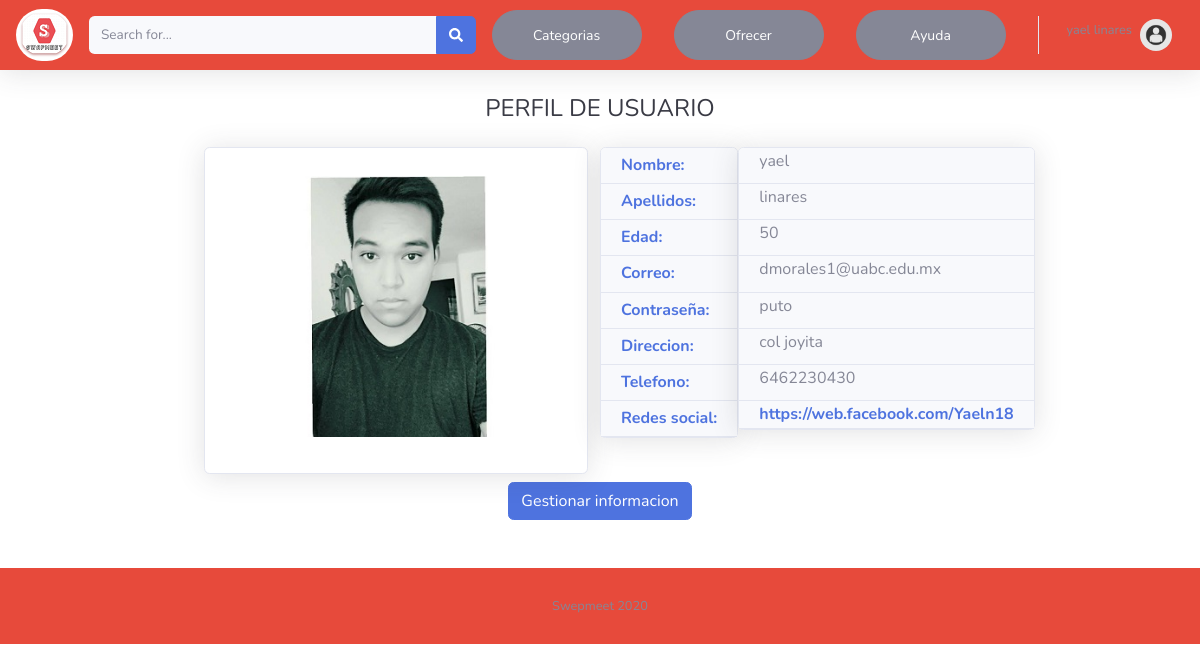
The page /user_profile.php (signed in) on the database its author committed.
### tables this page shows
CREATE TABLE `users_data` (
  `user_id` int(11) NOT NULL,
  `first_name` varchar(50) NOT NULL,
  `last_name` varchar(50) NOT NULL,
  `password` varchar(50) NOT NULL,
  `age` int(11) NOT NULL,
  `email` varchar(50) NOT NULL,
  `address` varchar(50) NOT NULL,
  `phone` varchar(20) DEFAULT NULL,
  `social_network` varchar(100) DEFAULT NULL,
  `img` varchar(30) DEFAULT NULL
);

### user_profile.php (the view, shortened to what this page needs)
<?php
include("conexiondb.php");
?>
<!DOCTYPE html>
<html lang="en">
<head>
    <link href="css/all.min.css" rel="stylesheet" type="text/css">
    <link href="css/sb-admin-2.min.css" rel="stylesheet">
</head>
<body id="page-top">
    <div id="content-wrapper" class="d-flex flex-column">
        <div id="content">
        <nav class="navbar navbar-expand navbar-light bg-danger topbar mb-4 static-top shadow">
          <a href="index.php">
            <img src="img/Slogo_b.png" style="border-radius: 35px;" >
          </a>
        <form action="index.php" method="GET" class="d-none d-sm-inline-block form-inline mr-auto ml-md-3 my-2 my-md-0 mw-100 navbar-search">
            <div class="input-group">
                <input type="text" name="q" class="form-control bg-light border-0 small" placeholder="Search for..." aria-label="Search" aria-describedby="basic-addon2">
                <div class="input-group-append">
                    <button type="submit" class="btn btn-primary" type="button">
                        <i class="fas fa-search fa-sm"></i>
                    </button>
                </div>
            </div>
        </form>
          <ul class="navbar-nav ml-auto">
             <li class="nav-item dropdown no-arrow mx-1">
              <a class="nav-link dropdown-toggle" href="#" id="alertsDropdown" role="button" data-toggle="dropdown" aria-haspopup="true" aria-expanded="false">
                <button type="button" class="btn btn-secondary btn-sm" style="border-radius: 25px;width : 150px; height: 50px">Categorias</button>
              </a>
            </li>
            <li class="nav-item dropdown no-arrow mx-1">
              <a class="nav-link dropdown-toggle" href="#" data-toggle="modal" data-target="#logoutModal">
               <button type="button" class="btn btn-secondary btn-sm" style="border-radius: 25px;width : 150px; height: 50px">Ofrecer</button>
              </a>
            </li>
              <li class="nav-item dropdown no-arrow mx-1">
                   <a href="help_support.php" class="nav-link dropdown-toggle">
                      <button  type="button" class="btn btn-secondary btn-sm" style="border-radius: 25px;width : 150px; height: 50px">Ayuda</button>
                  </a>
              </li>
            <?php
            if (isset($_SESSION['user_id'])) {
                $getUserQuery = 'SELECT first_name, last_name FROM users_data WHERE user_id='.$_SESSION['user_id'];
                $getUser = mysqli_query($conexion, $getUserQuery);
                $user = mysqli_fetch_assoc($getUser);
              ?>
                <li class="nav-item dropdown no-arrow">
                    <a class="nav-link dropdown-toggle" href="#" id="userDropdown" role="button" data-toggle="dropdown" aria-haspopup="true" aria-expanded="false">
                        <span class="mr-2 d-none d-lg-inline text-gray-600 small">
                            <label><?php echo $user['first_name']." ".$user['last_name'];?></label>
                        </span>
                        <img class="img-profile rounded-circle" src="img/user.jpg">
                    </a>
                </li>
            <?php } ?>
          </ul>
        </nav>
                    <div align="center">
                        <h1 class="h4 text-gray-900 mb-4">PERFIL DE USUARIO</h1>
                        <?php
                              $getUserQuery = 'SELECT * FROM users_data WHERE user_id='.$_SESSION['user_id'];
                                $getUser = mysqli_query($conexion, $getUserQuery);
                                  $user = mysqli_fetch_assoc($getUser);
                              ?>
	                          <div class="row">
	                          	 	<div class="col-lg-2 ">
	                          	 	</div>
	                                <div class="col-lg-4 ">
	                                    <div class="card shadow mb-2 text-center">
	                                        <div class="card-body">
	                                           <div class="text-center">
                                              <?php if(empty($user['img'])){
                                                ?><img class="img-fluid px-2 px-sm-4 mt-2 mb-3" style="width: 19.3rem;" src="img/user.jpg" alt="">
                                             <?php }else{ ?>
	                       <img class="img-fluid px-2 px-sm-4 mt-2 mb-3" style="width: 19.3rem;" src="<?php echo $user['img'];?>" alt="">
                          <?php } ?>
	                                           </div>
	                                       </div>
	                                   </div>
	                              </div>
	                              <div class="col-mb-2 ">
	              							<div class="card shadow mb-1 text-left">
	                                    			<div class="card-header py-2">
	                                         			<h6 class="m-0 font-weight-bold text-primary">Nombre:</h6>
	                                    			</div>
	                                    			<div class="card-header py-2">
	                                         			<h6 class="m-0 font-weight-bold text-primary">Apellidos:</h6>
	                                    			</div>
	                                     			<div class="card-header py-2">
	                                         			<h6 class="m-0 font-weight-bold text-primary">Edad:</h6>
	                                    			</div>
	                                    			<div class="card-header py-2">
	                                         			<h6 class="m-0 font-weight-bold text-primary">Correo:</h6>
	                                    			</div>
	                                    			<div class="card-header py-2">
	                                         			<h6 class="m-0 font-weight-bold text-primary">Contraseña:</h6>
	                                    			</div>
	                                    			<div class="card-header py-2">
	                                         			<h6 class="m-0 font-weight-bold text-primary">Direccion:</h6>
	                                    			</div>
	                                    			<div class="card-header py-2">
	                                         			<h6 class="m-0 font-weight-bold text-primary">Telefono:</h6>
	                                    			</div>
	                                    			<div class="card-header py-2">
	                                         			<h6 class="m-0 font-weight-bold text-primary">Redes social:</h6>
	                                    			</div>
	                                       </div>
	                         	 </div>
	                         	 <div class="col-mb-4 ">
	              							<div class="card shadow mb-1 text-left">
	                                    			<div class="card-header py-1">
	                                         			<h6 class="m-0 font-weight text-secundary">
	                                         				<label id="lblNom"> <?php echo $user['first_name'];?> </label>
	                                         			</h6>
	                                    			</div>
	                                    			<div class="card-header py-1">
	                                         			<h6 class="m-0 font-weight text-secundary">
	                                         				<label id="lblMater"><?php echo $user['last_name'];?></label>
	                                         			</h6>
	                                    			</div>
	                                    			<div class="card-header py-1">
	                                         			<h6 class="m-0 font-weight text-secundary">
	                                         				<label id="lblAge"><?php echo $user['age'];?></label>
	                                         			</h6>
	                                    			</div>
	                                    			<div class="card-header py-1">
	                                         			<h6 class="m-0 font-weight text-secundary">
	                                         				<label id="lblEmail"><?php echo $user['email'];?></label>
	                                         			</h6>
	                                    			</div>
	                                    			<div class="card-header py-1">
	                                         			<h6 class="m-0 font-weight text-secundary">
	                                         				<label id="lblPass"><?php echo $user['password'];?></label>
	                                         			</h6>
	                                    			</div>
	                                    			<div class="card-header py-1">
	                                         			<h6 class="m-0 font-weight text-secundary">
	                                         				<label id="lblDir"><?php echo $user['address'];?></label>
	                                         			</h6>
	                                    			</div>
	                                    			<div class="card-header py-1">
	                                         			<h6 class="m-0 font-weight text-secundary">
	                                         				<label id="p"><?php echo $user['phone'];?></label>
	                                         			</h6>
	                                    			</div>
	                                    			<div class="card-header py-1">
	                                         			<h6 class="m-0 font-weight-bold text-secundary">
	                                         				<a href="<?php echo $user['social_network'];?>" id="lblRed"><?php echo $user['social_network'];?></a>
	                                         			</h6>
	                                    			</div>
	                                       </div>
	                         	 </div>
	                         </div>
                           <a href="profile_edit.php" class="btn btn-primary">
                                 Gestionar informacion
                          </a>
	              </div>
             </div>
             <br><br>
                  <footer class="sticky-footer bg-danger">
                    <div class="container my-auto">
                      <div class="copyright text-center my-auto">
                        <span>Swepmeet 2020</span>
                      </div>
                    </div>
                  </footer>
         </div>
</body>
</html>

### rows shown on the page
users_data: img (picture), first_name "yael", last_name "linares", age "50", email "dmorales1@uabc.edu.mx", password "puto", address "col joyita", phone "6462230430", social_network "https://web.facebook.com/Yaeln18"
